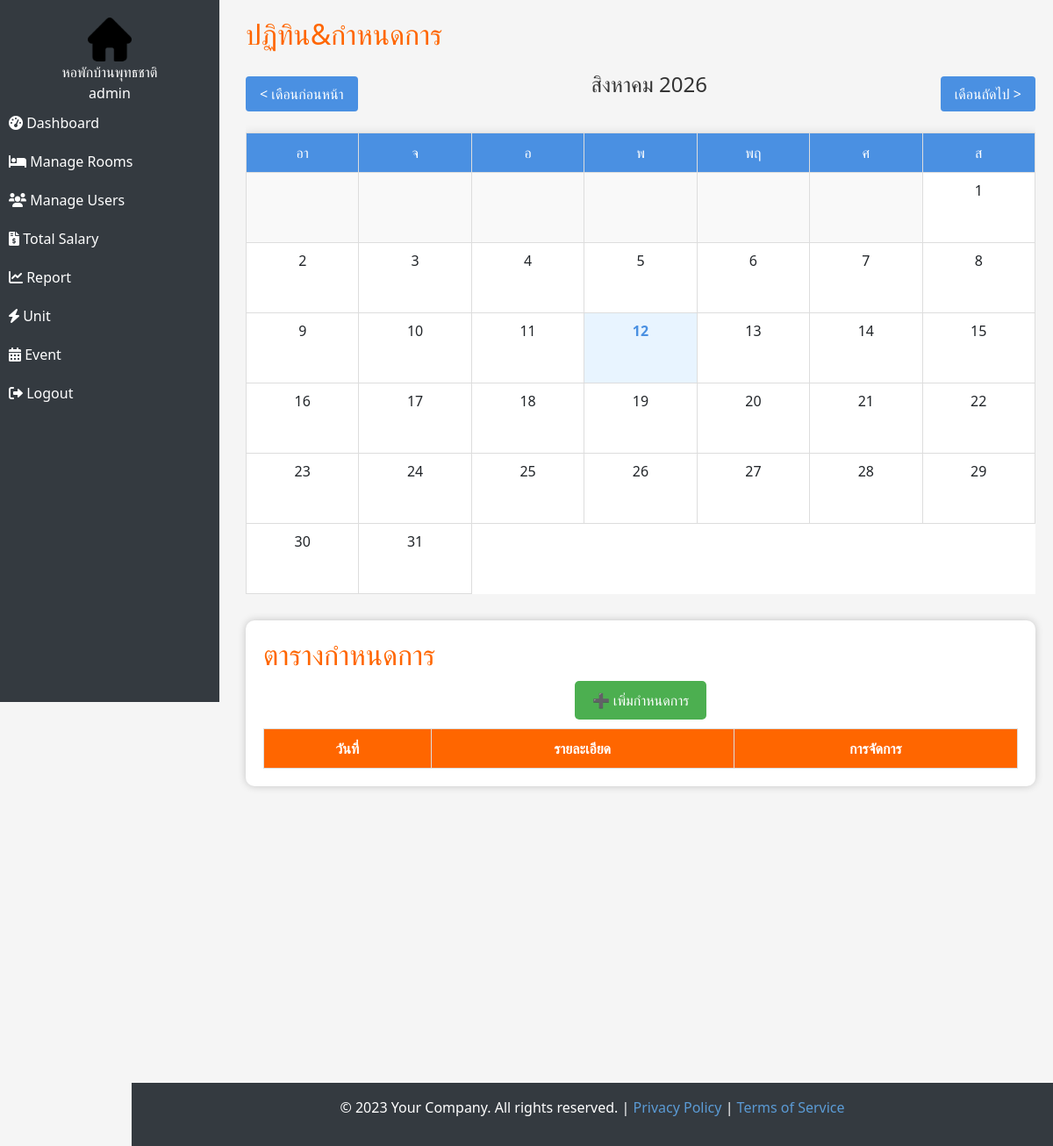
The app's page /admin/event.php (signed in), older data.
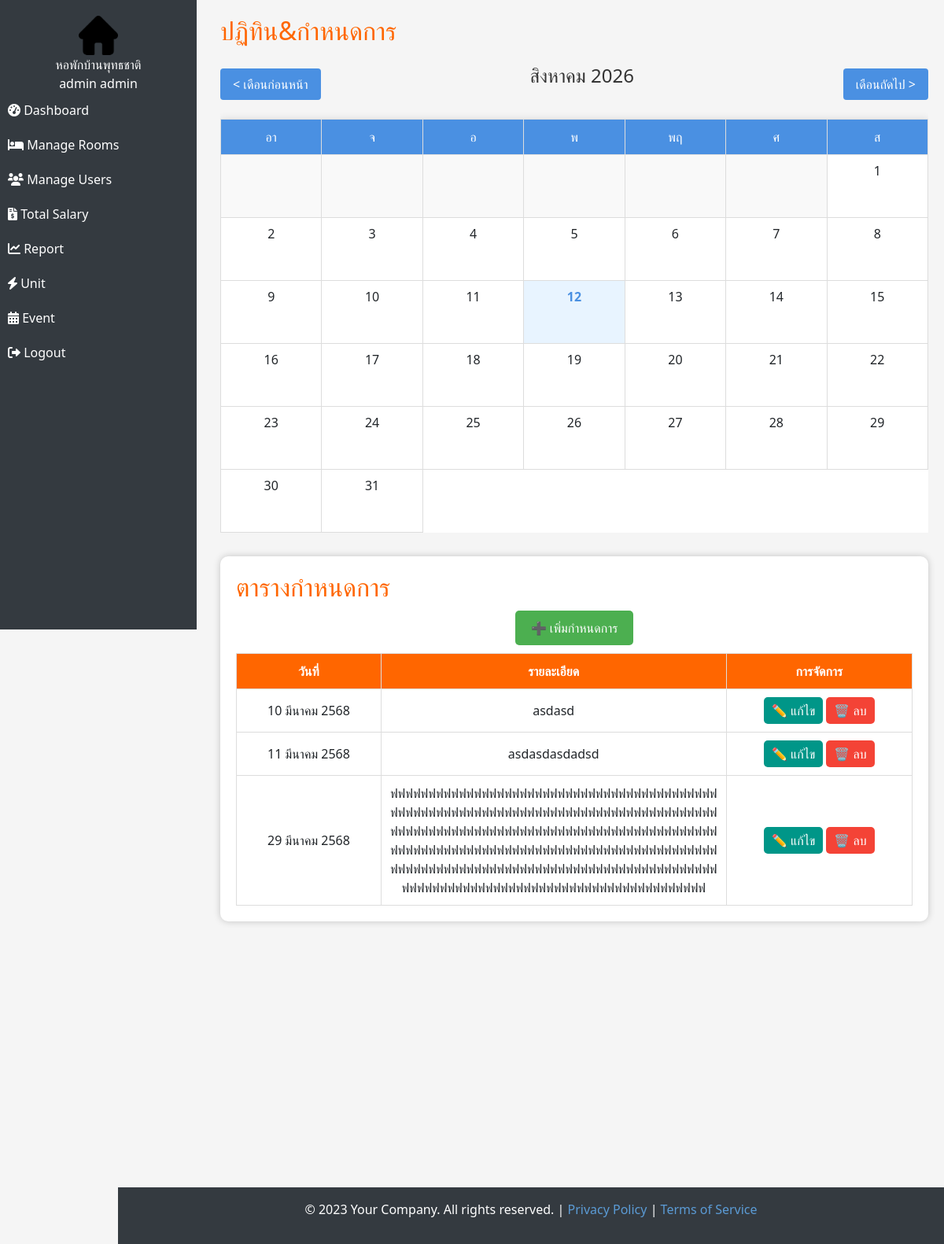
The same page, newer data.
### tables this page shows
CREATE TABLE `users` (
  `id` int(11) NOT NULL,
  `username` varchar(50) NOT NULL,
  `password` varchar(255) NOT NULL,
  `role` enum('admin','staff','tenant') NOT NULL,
  `full_name` varchar(100) NOT NULL,
  `phone` varchar(20) DEFAULT NULL,
  `email` varchar(100) DEFAULT NULL,
  `created_at` timestamp NOT NULL DEFAULT current_timestamp(),
  `IDCard` int(200) DEFAULT NULL,
  `Img` varchar(200) DEFAULT NULL,
  `idcard_img` varchar(200) DEFAULT NULL,
  `charter` varchar(200) DEFAULT NULL
);

CREATE TABLE `events` (
  `id` int(11) NOT NULL,
  `event_date` date NOT NULL,
  `title` varchar(255) NOT NULL
);

### assets/assets/events_list.php (the view, shortened to what this page needs)
<?php
$conn = new mysqli("localhost", "root", "", "dormitory_management");
$result = $conn->query("SELECT * FROM events ORDER BY event_date ASC");
function thaiMonth($month)
{
    $thai_months = [
        1 => 'มกราคม',
        2 => 'กุมภาพันธ์',
        3 => 'มีนาคม',
        4 => 'เมษายน',
        5 => 'พฤษภาคม',
        6 => 'มิถุนายน',
        7 => 'กรกฎาคม',
        8 => 'สิงหาคม',
        9 => 'กันยายน',
        10 => 'ตุลาคม',
        11 => 'พฤศจิกายน',
        12 => 'ธันวาคม'
    ];
    return $thai_months[$month];
}
?>
<!DOCTYPE html>
<html lang="th">
<head>
</head>
<body>
    <div class="container">
        <h2>ตารางกำหนดการ</h2>
        <a href="../assets/assets/add_event.php" class="add">➕ เพิ่มกำหนดการ</a>
        <table>
            <tr>
                <th>วันที่</th>
                <th>รายละเอียด</th>
                <th>การจัดการ</th>
            </tr>
            <?php while ($row = $result->fetch_assoc()): ?>
            <tr>
                <td><?php
                        $date = strtotime($row['event_date']);
                        $day = date('d', $date);
                        $month = thaiMonth(date('n', $date));
                        $year = date('Y', $date) + 543;
                        echo "$day $month $year";
                        ?></td>
                <td><?= $row['title'] ?></td>
                <td>
                    <a href="../assets/assets/edit_event.php?id=<?= $row['id'] ?>" class="btn edit">✏️ แก้ไข</a>
                    <a href="../assets/assets/delete_event.php?id=<?= $row['id'] ?>" class="btn delete"
                        onclick="return confirm('ต้องการลบหรือไม่?')">🗑️ ลบ</a>
                </td>
            </tr>
            <?php endwhile; ?>
        </table>
    </div>
</body>
</html>

### assets/assets/admin_sidebar.php
<div class="sidebar">
    <center><img src="../assets/images/home.png" alt="Logo" width="50"></center>
    <center style="color: white;">หอพักบ้านพุทธชาติ</center>
    <center style="color: white;"><?php echo htmlspecialchars($full_name); ?></center>
    <a href="dashboard.php"><i class="fas fa-tachometer-alt"></i> Dashboard</a>
    <a href="manage_rooms.php"><i class="fas fa-bed"></i> Manage Rooms</a>
    <a href="manage_users.php"><i class="fas fa-users"></i> Manage Users</a>
    <a href="manage_bills.php"><i class="fas fa-file-invoice-dollar"></i> Total Salary</a>
    <a href="reports.php"><i class="fas fa-chart-line"></i> Report</a>
    <a href="electricity_and_water_unit.php"><i class="fas fa-bolt"></i> Unit</a>
    <a href="event.php"><i class="fas fa-calendar-alt"></i> Event</a>
    <a href="../public/logout.php"><i class="fas fa-sign-out-alt"></i> Logout</a>
</div>

### assets/assets/calendar.php (shortened to what this page needs)
<?php
function getEvents($month, $year)
{
    $events = [];
    return $events;
}
function generateCalendar($month, $year, $events)
{
    $firstDay = mktime(0, 0, 0, $month, 1, $year);
    $daysInMonth = date("t", $firstDay);
    $dayOfWeek = date("w", $firstDay);
    $today = date("Y-m-d");
    $monthNames = [
        "",
        "มกราคม",
        "กุมภาพันธ์",
        "มีนาคม",
        "เมษายน",
        "พฤษภาคม",
        "มิถุนายน",
        "กรกฎาคม",
        "สิงหาคม",
        "กันยายน",
        "ตุลาคม",
        "พฤศจิกายน",
        "ธันวาคม"
    ];
    echo "<div class='calendar-container'>";
    echo "<div class='calendar-nav'>";
    echo "<button onclick='changeMonth(-1)' class='nav-btn'>&lt; เดือนก่อนหน้า</button>";
    echo "<h2 class='calendar-title'>{$monthNames[$month]} $year</h2>";
    echo "<button onclick='changeMonth(1)' class='nav-btn'>เดือนถัดไป &gt;</button>";
    echo "</div>";
    echo "<table class='calendar'>";
    echo "<tr class='calendar-header'>";
    echo "<th>อา</th><th>จ</th><th>อ</th><th>พ</th><th>พฤ</th><th>ศ</th><th>ส</th>";
    echo "</tr><tr>";
    if ($dayOfWeek > 0) {
        echo str_repeat("<td class='empty-day'></td>", $dayOfWeek);
    }
    for ($day = 1; $day <= $daysInMonth; $day++) {
        $date = "$year-" . str_pad($month, 2, "0", STR_PAD_LEFT) . "-" . str_pad($day, 2, "0", STR_PAD_LEFT);
        $class = ($date == $today) ? "today" : "calendar-day";
        echo "<td class='$class'>$day";
        echo "</td>";
        if (($day + $dayOfWeek) % 7 == 0) {
            echo "</tr><tr>";
        }
    }
    echo "</tr></table>";
    echo "</div>";
}
$month = isset($_GET['month']) ? (int)$_GET['month'] : date("n");
$year = isset($_GET['year']) ? (int)$_GET['year'] : date("Y");
$events = getEvents($month, $year);
generateCalendar($month, $year, $events);

Row changes from the older to the newer data that the page shows:
changed users: full_name "admin" → "admin admin"
added events: event_date "10", event_date "มีนาคม", event_date "2568", title "asdasd"
added events: event_date "11", event_date "มีนาคม", event_date "2568", title "asdasdasdadsd"
added events: event_date "29", event_date "มีนาคม", event_date "2568", title "ฟฟฟฟฟฟฟฟฟฟฟฟฟฟฟฟฟฟฟฟฟฟฟฟฟฟฟฟฟฟฟฟฟฟฟฟฟฟฟฟฟฟฟฟฟฟฟฟฟฟฟฟฟฟฟฟฟฟฟฟฟฟฟฟฟฟฟฟฟฟฟฟฟฟฟฟฟฟฟฟฟฟฟฟฟฟฟฟฟฟฟฟฟฟฟฟฟฟฟฟฟฟฟฟฟฟฟฟฟฟฟฟฟฟฟฟฟฟฟฟฟฟฟฟฟฟฟฟฟฟฟฟฟฟฟฟฟฟฟฟฟฟฟฟฟฟฟฟฟฟฟฟฟฟฟฟฟฟฟฟฟฟฟฟฟฟฟฟฟฟฟฟฟฟฟฟฟฟฟฟฟฟฟฟฟฟฟฟฟฟฟฟฟฟฟฟฟฟฟฟฟฟฟฟฟฟฟฟฟฟฟฟฟฟฟฟฟฟฟฟฟฟฟฟฟฟฟฟฟฟฟฟฟฟฟฟฟฟฟฟฟฟฟฟฟฟฟฟฟฟฟฟฟฟฟ"
